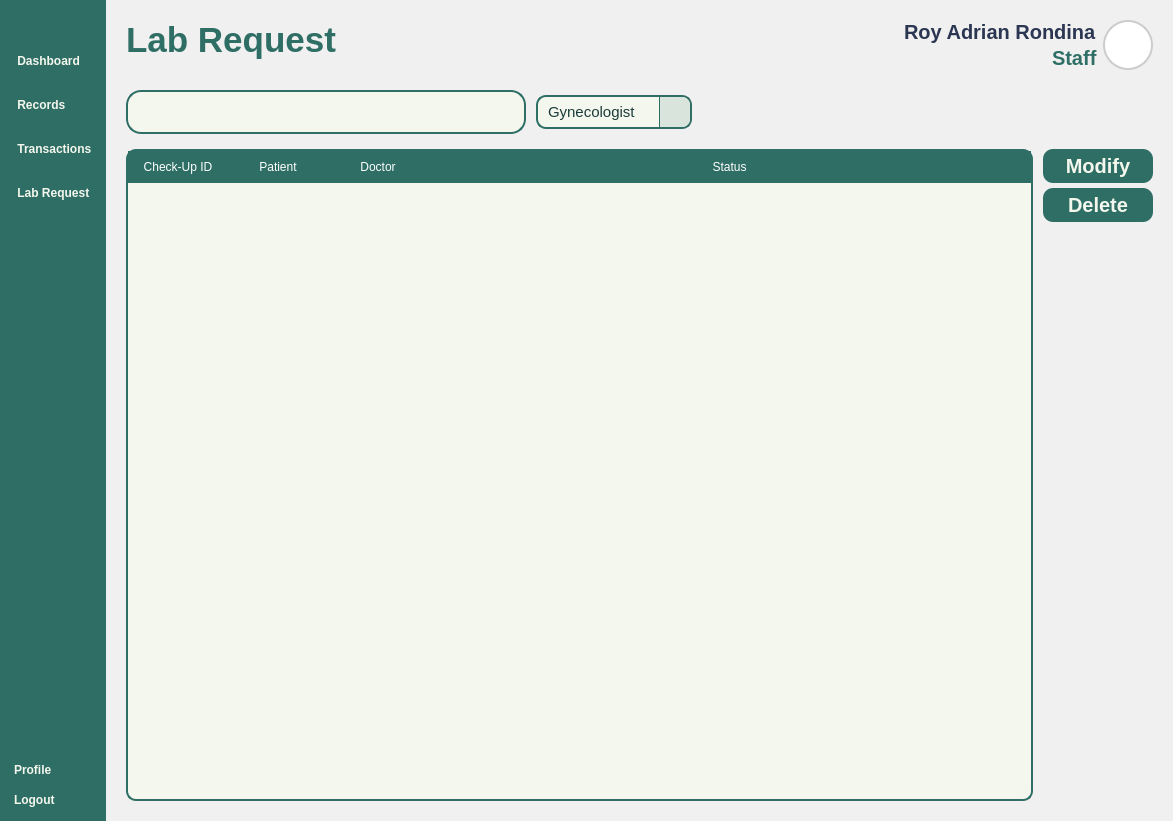
<?xml version="1.0" encoding="UTF-8"?>
<ui version="4.0">
 <class>MainWindow</class>
 <widget class="QMainWindow" name="MainWindow">
  <property name="geometry">
   <rect>
    <x>0</x>
    <y>0</y>
    <width>1173</width>
    <height>821</height>
   </rect>
  </property>
  <property name="windowTitle">
   <string>MainWindow</string>
  </property>
  <property name="styleSheet">
   <string notr="true">*{
	padding: 0px;
	margin: 0px;
	border: 0px;
}
QPushButton {
	font: 900 16pt &quot;Satoshi Black&quot;;
	background-color: transparent;
 	border-radius: 10px;
	font-weight: bold;
	color: #F4F7ED;
	text-align: left;
	padding: 5px 5px;
}
#NavBar {
    background-color: #2E6E65;
}
QLabel {
	font: 900 10pt &quot;Satoshi Black&quot;;
	font-size: 20px;
	font-weight: bold;
	color: #2E6E65;
	qproperty-alignment: 'AlignLeft';
    qproperty-wordWrap: true;
	background: transparent;
}

#MainBodyContainer {
	background-color: #f0f0f0;
}
</string>
  </property>
  <widget class="QWidget" name="centralwidget">
   <layout class="QHBoxLayout" name="horizontalLayout">
    <property name="spacing">
     <number>0</number>
    </property>
    <property name="leftMargin">
     <number>0</number>
    </property>
    <property name="topMargin">
     <number>0</number>
    </property>
    <property name="rightMargin">
     <number>0</number>
    </property>
    <property name="bottomMargin">
     <number>0</number>
    </property>
    <item alignment="Qt::AlignLeft">
     <widget class="QWidget" name="NavBar" native="true">
      <property name="sizePolicy">
       <sizepolicy hsizetype="Expanding" vsizetype="Expanding">
        <horstretch>0</horstretch>
        <verstretch>0</verstretch>
       </sizepolicy>
      </property>
      <layout class="QVBoxLayout" name="verticalLayout_12">
       <item>
        <widget class="QPushButton" name="NavBarButton">
         <property name="text">
          <string/>
         </property>
         <property name="icon">
          <iconset resource="../Images/resources.qrc">
           <normaloff>:/lucide/icons/align-justify.svg</normaloff>:/lucide/icons/align-justify.svg</iconset>
         </property>
         <property name="iconSize">
          <size>
           <width>40</width>
           <height>40</height>
          </size>
         </property>
        </widget>
       </item>
       <item>
        <spacer name="verticalSpacer_3">
         <property name="orientation">
          <enum>Qt::Vertical</enum>
         </property>
         <property name="sizeType">
          <enum>QSizePolicy::Fixed</enum>
         </property>
         <property name="sizeHint" stdset="0">
          <size>
           <width>20</width>
           <height>10</height>
          </size>
         </property>
        </spacer>
       </item>
       <item>
        <layout class="QVBoxLayout" name="verticalLayout_3">
         <property name="spacing">
          <number>20</number>
         </property>
         <item>
          <widget class="QPushButton" name="DashboardButton">
           <property name="styleSheet">
            <string notr="true"/>
           </property>
           <property name="text">
            <string> Dashboard</string>
           </property>
           <property name="icon">
            <iconset resource="../Images/resources.qrc">
             <normaloff>:/lucide/icons/layout-dashboard.svg</normaloff>:/lucide/icons/layout-dashboard.svg</iconset>
           </property>
           <property name="iconSize">
            <size>
             <width>40</width>
             <height>40</height>
            </size>
           </property>
          </widget>
         </item>
         <item>
          <widget class="QPushButton" name="RecordsButton">
           <property name="text">
            <string> Records</string>
           </property>
           <property name="icon">
            <iconset resource="../Images/resources.qrc">
             <normaloff>:/lucide/icons/file-text.svg</normaloff>:/lucide/icons/file-text.svg</iconset>
           </property>
           <property name="iconSize">
            <size>
             <width>40</width>
             <height>40</height>
            </size>
           </property>
          </widget>
         </item>
         <item>
          <widget class="QPushButton" name="TransactionButton">
           <property name="text">
            <string> Transactions</string>
           </property>
           <property name="icon">
            <iconset resource="../Images/resources.qrc">
             <normaloff>:/lucide/icons/tickets.svg</normaloff>:/lucide/icons/tickets.svg</iconset>
           </property>
           <property name="iconSize">
            <size>
             <width>40</width>
             <height>40</height>
            </size>
           </property>
          </widget>
         </item>
         <item>
          <widget class="QPushButton" name="LabRequestButton">
           <property name="styleSheet">
            <string notr="true">QPushButton {
	font: 900 20pt &quot;Satoshi Black&quot;;
}</string>
           </property>
           <property name="text">
            <string> Lab Request</string>
           </property>
           <property name="icon">
            <iconset>
             <normaloff>:/lucide/icons/test-tubes.svg</normaloff>:/lucide/icons/test-tubes.svg</iconset>
           </property>
           <property name="iconSize">
            <size>
             <width>40</width>
             <height>40</height>
            </size>
           </property>
          </widget>
         </item>
        </layout>
       </item>
       <item>
        <spacer name="verticalSpacer_4">
         <property name="orientation">
          <enum>Qt::Vertical</enum>
         </property>
         <property name="sizeType">
          <enum>QSizePolicy::Expanding</enum>
         </property>
         <property name="sizeHint" stdset="0">
          <size>
           <width>20</width>
           <height>362</height>
          </size>
         </property>
        </spacer>
       </item>
       <item>
        <layout class="QVBoxLayout" name="verticalLayout_4">
         <property name="sizeConstraint">
          <enum>QLayout::SetNoConstraint</enum>
         </property>
         <item>
          <widget class="QPushButton" name="pushButton_9">
           <property name="text">
            <string>Profile</string>
           </property>
           <property name="icon">
            <iconset resource="../Images/resources.qrc">
             <normaloff>:/lucide/icons/user-round-cog.svg</normaloff>:/lucide/icons/user-round-cog.svg</iconset>
           </property>
           <property name="iconSize">
            <size>
             <width>30</width>
             <height>30</height>
            </size>
           </property>
          </widget>
         </item>
         <item>
          <widget class="QPushButton" name="pushButton_10">
           <property name="text">
            <string>Logout</string>
           </property>
           <property name="icon">
            <iconset resource="../Images/resources.qrc">
             <normaloff>:/lucide/icons/log-out.svg</normaloff>:/lucide/icons/log-out.svg</iconset>
           </property>
           <property name="iconSize">
            <size>
             <width>30</width>
             <height>30</height>
            </size>
           </property>
          </widget>
         </item>
        </layout>
       </item>
      </layout>
     </widget>
    </item>
    <item>
     <widget class="QWidget" name="MainBodyContainer" native="true">
      <property name="sizePolicy">
       <sizepolicy hsizetype="Expanding" vsizetype="Preferred">
        <horstretch>0</horstretch>
        <verstretch>0</verstretch>
       </sizepolicy>
      </property>
      <property name="styleSheet">
       <string notr="true">#MainBodyContainer {
	background-color: #f0f0f0;
}

#Header {
	padding: 20px 20px;
	padding-bottom: 10px;
}
QLabel {
    padding: 0px;
}
#UserType {
	font: 300 10pt &quot;Lexend Light&quot;;
	font-size: 15px;
	color: #2B3752;
}
#UserName {
	font: 600 10pt &quot;Lexend SemiBold&quot;;
	font-size: 20px;
	color: #2B3752;
}
#InterfaceTitle{
	font-size: 35px;
}
QGraphicsView {
    border: 2px solid #ccc;
    border-radius: 25px;
    background: white;
}

QComboBox {
    background-color: #2E6E65;
    font-size: 15px;
    color: #1b3b3a;
    border-radius: 10px;
    padding: 5px 10px;
    border: 1px solid #2E6E65;
}

QComboBox::drop-down {
    background: transparent;
    border: none;
    width: 20px;
}

QPushButton {
	background-color: #2e6e65;
	font-size: 20px;
}



</string>
      </property>
      <layout class="QVBoxLayout" name="verticalLayout">
       <property name="spacing">
        <number>10</number>
       </property>
       <property name="leftMargin">
        <number>0</number>
       </property>
       <property name="topMargin">
        <number>0</number>
       </property>
       <property name="rightMargin">
        <number>0</number>
       </property>
       <property name="bottomMargin">
        <number>0</number>
       </property>
       <item>
        <widget class="QFrame" name="Header">
         <property name="frameShape">
          <enum>QFrame::StyledPanel</enum>
         </property>
         <property name="frameShadow">
          <enum>QFrame::Raised</enum>
         </property>
         <layout class="QHBoxLayout" name="horizontalLayout_2">
          <property name="leftMargin">
           <number>0</number>
          </property>
          <property name="topMargin">
           <number>0</number>
          </property>
          <property name="rightMargin">
           <number>0</number>
          </property>
          <property name="bottomMargin">
           <number>0</number>
          </property>
          <item>
           <widget class="QLabel" name="InterfaceTitle">
            <property name="layoutDirection">
             <enum>Qt::LeftToRight</enum>
            </property>
            <property name="text">
             <string>Lab Request</string>
            </property>
            <property name="alignment">
             <set>Qt::AlignLeading</set>
            </property>
           </widget>
          </item>
          <item>
           <layout class="QHBoxLayout" name="UserPanel">
            <property name="rightMargin">
             <number>0</number>
            </property>
            <item>
             <layout class="QVBoxLayout" name="UserInfo">
              <property name="spacing">
               <number>0</number>
              </property>
              <item alignment="Qt::AlignRight">
               <widget class="QLabel" name="UserName">
                <property name="text">
                 <string>Roy Adrian Rondina</string>
                </property>
                <property name="alignment">
                 <set>Qt::AlignLeading</set>
                </property>
               </widget>
              </item>
              <item alignment="Qt::AlignRight">
               <widget class="QLabel" name="ID">
                <property name="text">
                 <string>Staff</string>
                </property>
               </widget>
              </item>
             </layout>
            </item>
            <item>
             <widget class="QFrame" name="Profile">
              <property name="sizePolicy">
               <sizepolicy hsizetype="Fixed" vsizetype="Fixed">
                <horstretch>0</horstretch>
                <verstretch>0</verstretch>
               </sizepolicy>
              </property>
              <property name="minimumSize">
               <size>
                <width>50</width>
                <height>50</height>
               </size>
              </property>
              <property name="maximumSize">
               <size>
                <width>50</width>
                <height>50</height>
               </size>
              </property>
              <property name="frameShape">
               <enum>QFrame::StyledPanel</enum>
              </property>
              <property name="frameShadow">
               <enum>QFrame::Raised</enum>
              </property>
              <layout class="QVBoxLayout" name="verticalLayout_5">
               <property name="spacing">
                <number>0</number>
               </property>
               <property name="leftMargin">
                <number>0</number>
               </property>
               <property name="topMargin">
                <number>0</number>
               </property>
               <property name="rightMargin">
                <number>0</number>
               </property>
               <property name="bottomMargin">
                <number>0</number>
               </property>
               <item>
                <widget class="QGraphicsView" name="ProfilePic">
                 <property name="enabled">
                  <bool>true</bool>
                 </property>
                 <property name="sizePolicy">
                  <sizepolicy hsizetype="Preferred" vsizetype="Preferred">
                   <horstretch>0</horstretch>
                   <verstretch>0</verstretch>
                  </sizepolicy>
                 </property>
                 <property name="minimumSize">
                  <size>
                   <width>0</width>
                   <height>0</height>
                  </size>
                 </property>
                </widget>
               </item>
              </layout>
             </widget>
            </item>
           </layout>
          </item>
         </layout>
        </widget>
       </item>
       <item>
        <widget class="QWidget" name="Body" native="true">
         <property name="sizePolicy">
          <sizepolicy hsizetype="Preferred" vsizetype="Expanding">
           <horstretch>0</horstretch>
           <verstretch>0</verstretch>
          </sizepolicy>
         </property>
         <property name="styleSheet">
          <string notr="true">
QTableWidget {
    background-color: #F4F7ED;
    gridline-color: #D9E4DC;
    border: 2px solid #2E6E65;
    border-radius: 9px;
}

QTableWidget::item {
    border: 1px solid #2E6E65;
}

QTableWidget::item:alternate {
    background-color: #E0E0E0;
}

QTableWidget QHeaderView::section {
    background-color: #2E6E65;
    color: white;
    padding: 5px;
    font: bold 14px &quot;Segoe UI&quot;;
	border: 2px solid #2E6E65;
}

QTableWidget::item:selected {
    background-color: #CCE3D0;
    color: #2E6E65;
}
</string>
         </property>
         <layout class="QVBoxLayout" name="verticalLayout_7">
          <property name="spacing">
           <number>5</number>
          </property>
          <property name="leftMargin">
           <number>0</number>
          </property>
          <property name="topMargin">
           <number>0</number>
          </property>
          <property name="rightMargin">
           <number>0</number>
          </property>
          <property name="bottomMargin">
           <number>0</number>
          </property>
          <item alignment="Qt::AlignTop">
           <widget class="QWidget" name="widget_3" native="true">
            <property name="sizePolicy">
             <sizepolicy hsizetype="Preferred" vsizetype="Expanding">
              <horstretch>0</horstretch>
              <verstretch>0</verstretch>
             </sizepolicy>
            </property>
            <property name="styleSheet">
             <string notr="true">#SearchBar {
	background-color: #F4F7ED;
	border: 2px solid #2E6E65;
    border-radius: 15px;
}
#Search{
	background-color: transparent ;
	font: 300 14pt &quot;Lexend Light&quot;;
}
#AddUserButton {
	text-align: center;
}
#Icon {
	background-color: transparent;
}
QComboBox {
    background-color: #F4F7ED;
    border: 2px solid #2E6E65;
    border-radius: 10px;
    padding: 5px 10px;
	font: 300 12pt &quot;Lexend Light&quot;;
}
QComboBox::drop-down {
    subcontrol-origin: padding;
    subcontrol-position: top right;
    width: 30px;
    border-left: 1px solid #2E6E65;
    background-color: #D9E4DC;
    border-top-right-radius: 8px;
    border-bottom-right-radius: 8px;
}
QComboBox::down-arrow {
    image: url(:/lucide/icons/chevron-down.svg);
    width: 20px;
    height: 20px;
}
QComboBox QAbstractItemView {
    background-color: #F4F7ED;
    selection-background-color: #CCE3D0;
    border: 1px solid #2E6E65;
    border-radius: 2px;
    outline: 0;
	font: 300 12pt &quot;Lexend Light&quot;;
}

</string>
            </property>
            <layout class="QHBoxLayout" name="horizontalLayout_5">
             <property name="spacing">
              <number>10</number>
             </property>
             <property name="leftMargin">
              <number>20</number>
             </property>
             <property name="topMargin">
              <number>0</number>
             </property>
             <property name="rightMargin">
              <number>20</number>
             </property>
             <property name="bottomMargin">
              <number>0</number>
             </property>
             <item>
              <widget class="QWidget" name="SearchBar" native="true">
               <property name="sizePolicy">
                <sizepolicy hsizetype="Expanding" vsizetype="Fixed">
                 <horstretch>0</horstretch>
                 <verstretch>0</verstretch>
                </sizepolicy>
               </property>
               <property name="minimumSize">
                <size>
                 <width>290</width>
                 <height>0</height>
                </size>
               </property>
               <property name="maximumSize">
                <size>
                 <width>400</width>
                 <height>16777215</height>
                </size>
               </property>
               <layout class="QHBoxLayout" name="horizontalLayout_4">
                <property name="spacing">
                 <number>0</number>
                </property>
                <property name="leftMargin">
                 <number>0</number>
                </property>
                <property name="topMargin">
                 <number>5</number>
                </property>
                <property name="rightMargin">
                 <number>0</number>
                </property>
                <property name="bottomMargin">
                 <number>5</number>
                </property>
                <item>
                 <widget class="QPushButton" name="Icon">
                  <property name="text">
                   <string/>
                  </property>
                  <property name="icon">
                   <iconset resource="../Images/resources.qrc">
                    <normaloff>:/lucide/icons/search.svg</normaloff>:/lucide/icons/search.svg</iconset>
                  </property>
                  <property name="iconSize">
                   <size>
                    <width>30</width>
                    <height>30</height>
                   </size>
                  </property>
                 </widget>
                </item>
                <item>
                 <widget class="QLineEdit" name="Search">
                  <property name="sizePolicy">
                   <sizepolicy hsizetype="Expanding" vsizetype="Expanding">
                    <horstretch>0</horstretch>
                    <verstretch>0</verstretch>
                   </sizepolicy>
                  </property>
                 </widget>
                </item>
               </layout>
              </widget>
             </item>
             <item>
              <widget class="QComboBox" name="Specialty">
               <property name="sizePolicy">
                <sizepolicy hsizetype="Preferred" vsizetype="Fixed">
                 <horstretch>0</horstretch>
                 <verstretch>0</verstretch>
                </sizepolicy>
               </property>
               <property name="minimumSize">
                <size>
                 <width>0</width>
                 <height>0</height>
                </size>
               </property>
               <property name="maximumSize">
                <size>
                 <width>200</width>
                 <height>16777215</height>
                </size>
               </property>
               <item>
                <property name="text">
                 <string>Gynecologist</string>
                </property>
               </item>
               <item>
                <property name="text">
                 <string>Pediatrician</string>
                </property>
               </item>
               <item>
                <property name="text">
                 <string>Opthalmologist</string>
                </property>
               </item>
              </widget>
             </item>
             <item>
              <spacer name="horizontalSpacer">
               <property name="orientation">
                <enum>Qt::Horizontal</enum>
               </property>
               <property name="sizeHint" stdset="0">
                <size>
                 <width>350</width>
                 <height>20</height>
                </size>
               </property>
              </spacer>
             </item>
            </layout>
           </widget>
          </item>
          <item>
           <widget class="QWidget" name="widget" native="true">
            <property name="styleSheet">
             <string notr="true">QPushButton {
	font: 900 10pt &quot;Satoshi Black&quot;;
	background-color:  #2E6E65;
	border-radius: 10px;
	font-weight: bold;
	font-size: 20px;
	color: #F4F7ED;
	text-align: center;
}</string>
            </property>
            <layout class="QHBoxLayout" name="horizontalLayout_3">
             <property name="spacing">
              <number>10</number>
             </property>
             <property name="leftMargin">
              <number>20</number>
             </property>
             <property name="topMargin">
              <number>10</number>
             </property>
             <property name="rightMargin">
              <number>20</number>
             </property>
             <property name="bottomMargin">
              <number>20</number>
             </property>
             <item>
              <widget class="QScrollArea" name="scrollArea">
               <property name="styleSheet">
                <string notr="true">QScrollBar:vertical {
     background: transparent;
     width: 10px;
	border-radius: 5px;
}
QScrollBar::handle:vertical {
    	background: #C0C0C0;
    	border-radius: 5px;
}
QScrollBar::handle:vertical:hover {
    	background: #A0A0A0;
}
QScrollBar::add-line:vertical,
QScrollBar::sub-line:vertical{
    	background: none;
    	border: none;
}</string>
               </property>
               <property name="widgetResizable">
                <bool>true</bool>
               </property>
               <widget class="QWidget" name="scrollAreaWidgetContents">
                <property name="geometry">
                 <rect>
                  <x>0</x>
                  <y>0</y>
                  <width>754</width>
                  <height>644</height>
                 </rect>
                </property>
                <layout class="QVBoxLayout" name="verticalLayout_6">
                 <property name="spacing">
                  <number>0</number>
                 </property>
                 <property name="leftMargin">
                  <number>0</number>
                 </property>
                 <property name="topMargin">
                  <number>0</number>
                 </property>
                 <property name="rightMargin">
                  <number>0</number>
                 </property>
                 <property name="bottomMargin">
                  <number>0</number>
                 </property>
                 <item>
                  <widget class="QTableWidget" name="LabRequestTable">
                   <property name="styleSheet">
                    <string notr="true">QTableWidget {
	background-color: #F4F7ED;
	gridline-color: transparent;
	border-radius: 10px;
}
QTableWidget::item {
	border: none;
	font: 16pt &quot;Lexend&quot;;
}
QTableWidget::item:selected {
	background-color: rgba(46, 110, 101, 0.3);
}
QTableWidget QHeaderView::section {
	background-color: #2E6E65;
	color: white;
	padding: 5px;
	font: 18px &quot;Lexend Medium&quot;;
	border: 2px solid #2E6E65;
}
</string>
                   </property>
                   <property name="columnCount">
                    <number>4</number>
                   </property>
                   <attribute name="horizontalHeaderShowSortIndicator" stdset="0">
                    <bool>false</bool>
                   </attribute>
                   <attribute name="horizontalHeaderStretchLastSection">
                    <bool>true</bool>
                   </attribute>
                   <column>
                    <property name="text">
                     <string>Check-Up ID</string>
                    </property>
                   </column>
                   <column>
                    <property name="text">
                     <string>Patient</string>
                    </property>
                   </column>
                   <column>
                    <property name="text">
                     <string>Doctor</string>
                    </property>
                   </column>
                   <column>
                    <property name="text">
                     <string>Status</string>
                    </property>
                   </column>
                  </widget>
                 </item>
                </layout>
               </widget>
              </widget>
             </item>
             <item alignment="Qt::AlignTop">
              <widget class="QWidget" name="widget_2" native="true">
               <property name="sizePolicy">
                <sizepolicy hsizetype="Fixed" vsizetype="Preferred">
                 <horstretch>0</horstretch>
                 <verstretch>0</verstretch>
                </sizepolicy>
               </property>
               <property name="minimumSize">
                <size>
                 <width>110</width>
                 <height>0</height>
                </size>
               </property>
               <layout class="QVBoxLayout" name="verticalLayout_2">
                <property name="spacing">
                 <number>5</number>
                </property>
                <property name="leftMargin">
                 <number>0</number>
                </property>
                <property name="topMargin">
                 <number>0</number>
                </property>
                <property name="rightMargin">
                 <number>0</number>
                </property>
                <property name="bottomMargin">
                 <number>0</number>
                </property>
                <item>
                 <widget class="QPushButton" name="Modify">
                  <property name="text">
                   <string>Modify</string>
                  </property>
                 </widget>
                </item>
                <item>
                 <widget class="QPushButton" name="Delete">
                  <property name="text">
                   <string>Delete</string>
                  </property>
                 </widget>
                </item>
               </layout>
              </widget>
             </item>
            </layout>
           </widget>
          </item>
         </layout>
        </widget>
       </item>
      </layout>
     </widget>
    </item>
   </layout>
  </widget>
 </widget>
 <resources>
  <include location="../Images/resources.qrc"/>
 </resources>
 <connections/>
</ui>
